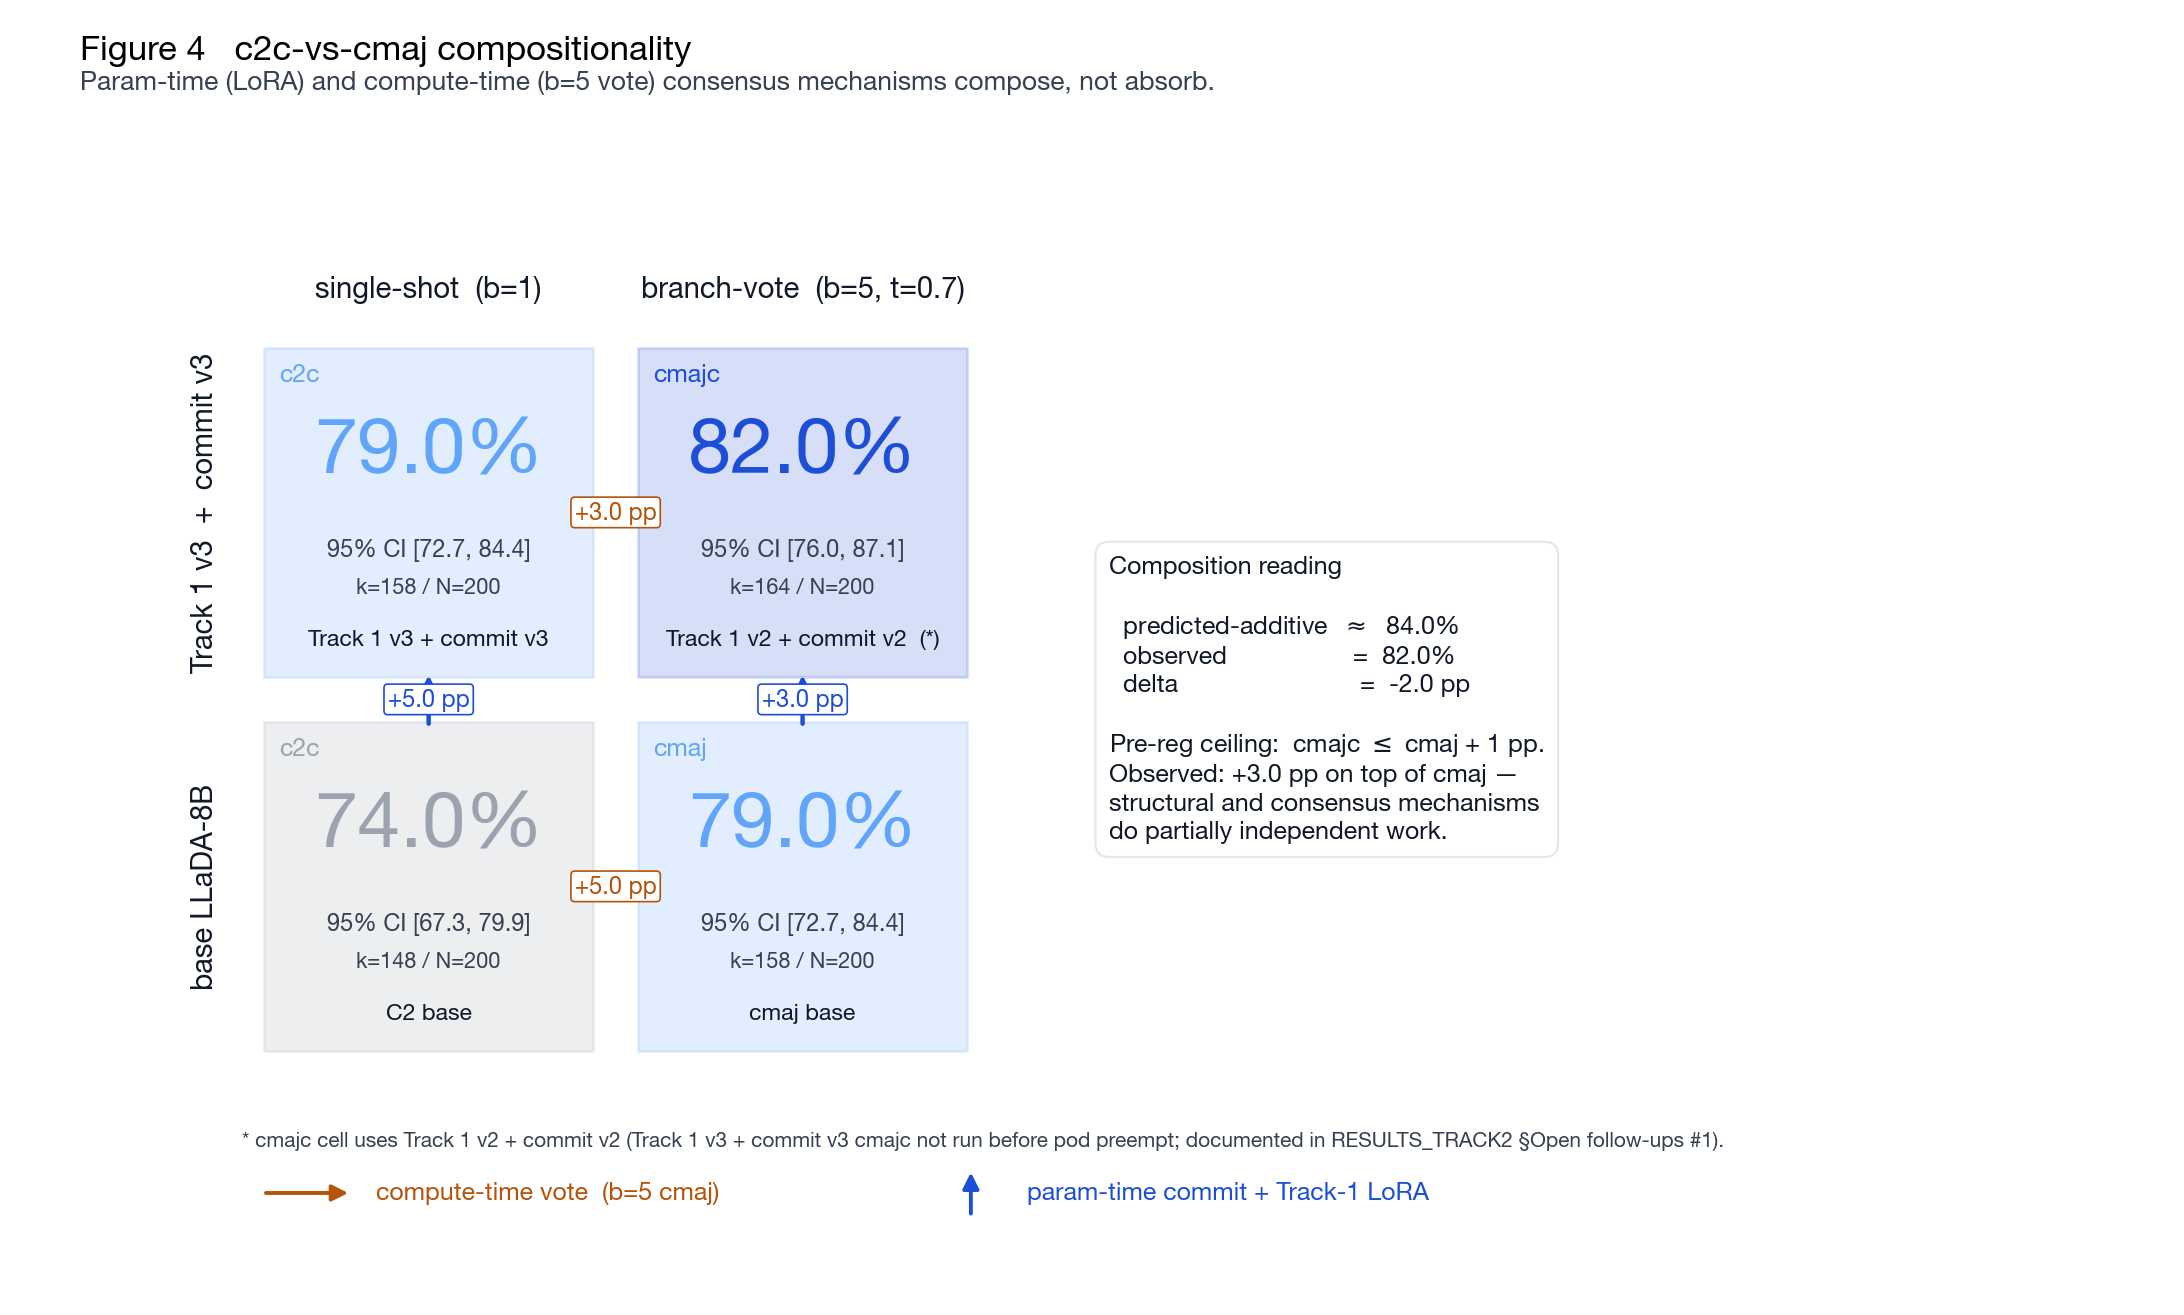

This figure's Python source:
"""Figure 4 (NEW) — c2c-vs-cmaj compositionality 2x2.

Rows  : base LLaDA  /  Track-1-v3 + commit-v3
Cols  : single-shot (c2c)  /  branch-vote b=5 (cmajc)

Four cell values + arrows showing where the compute-time (b=5 vote) and
param-time (commit-LoRA) consensus contributions land. The "double-dip
violation" headline from RESULTS_TRACK2.md (cmajc ≤ cmaj+1 was predicted;
observed +3 pp) is annotated as a positive composition finding.

Outputs:
  phase2/figures/fig4_compositionality.{png,pdf}
"""

from __future__ import annotations

import sys
from pathlib import Path

import matplotlib.pyplot as plt
import numpy as np
from matplotlib.patches import FancyArrowPatch, Rectangle
from scipy.stats import binomtest

REPO_ROOT = Path(__file__).resolve().parents[2]
HERE = Path(__file__).resolve().parent
sys.path.insert(0, str(HERE))
from palette import PALETTE  # noqa: E402

plt.style.use(str(HERE / "sfumato.mplstyle"))

OUT_DIR = HERE
RNG_SEED = 0
N = 200

# ---------------------------------------------------------------------------
# Cell data — k counts (binom_ci.HEADLINE) + RESULTS_TRACK2.md table
# ---------------------------------------------------------------------------
# Note: cmajc-v3 (Track 1 v3 + commit v3) was not run before pod preempt;
# we use the v2-commit cmajc number (164/200 = 82.0%) as the closest
# documented Track-1+commit b=5 figure, with a footnote in caption.
CELLS = {
    ("base",  "single"): {"k": 148, "label": "C2 base",                            "metric": "c2c"},    # 74.0%
    ("base",  "vote"):   {"k": 158, "label": "cmaj base",                          "metric": "cmaj"},   # 79.0%
    ("track", "single"): {"k": 158, "label": "Track 1 v3 + commit v3",             "metric": "c2c"},    # 79.0%
    ("track", "vote"):   {"k": 164, "label": "Track 1 v2 + commit v2  (*)",        "metric": "cmajc"},  # 82.0%
}

ROW_LABELS = ["base LLaDA-8B", "Track 1 v3  +  commit v3"]
COL_LABELS = ["single-shot  (b=1)", "branch-vote  (b=5, t=0.7)"]
ROW_KEYS = ["base", "track"]
COL_KEYS = ["single", "vote"]


def cp_ci(k: int, n: int) -> tuple[float, float, float]:
    r = binomtest(k, n).proportion_ci(method="exact")
    return 100 * k / n, 100 * r.low, 100 * r.high


def draw() -> None:
    np.random.seed(RNG_SEED)

    fig, ax = plt.subplots(figsize=(11.0, 6.6))

    # Cell coordinates: cells laid out on a unit grid; cell centres at
    # (col + 0.5, row + 0.5). row=0 is *bottom* (base) so the visual
    # "up" direction is the param-time axis.
    cell_w, cell_h = 1.0, 1.0
    pad = 0.06

    # Compute pcts, find max for normalising fill
    cell_data = {}
    for r_i, r in enumerate(ROW_KEYS):
        for c_i, c in enumerate(COL_KEYS):
            spec = CELLS[(r, c)]
            v, lo, hi = cp_ci(spec["k"], N)
            cell_data[(r_i, c_i)] = (v, lo, hi, spec)

    # Draw the 4 cells as rounded rectangles. Colour = cool ramp keyed
    # to accuracy bin so the eye reads "more blue = better".
    def shade_for(v):
        # <76 base, <80.5 v2, >=80.5 v3
        if v < 76:
            return PALETTE.base
        elif v < 80.5:
            return PALETTE.v2
        else:
            return PALETTE.v3

    for (r_i, c_i), (v, lo, hi, spec) in cell_data.items():
        x0, y0 = c_i + pad, r_i + pad
        w = cell_w - 2 * pad
        h = cell_h - 2 * pad
        col = shade_for(v)
        rect = Rectangle(
            (x0, y0), w, h,
            facecolor=col, alpha=0.18,
            edgecolor=col, linewidth=1.0, zorder=1,
        )
        ax.add_patch(rect)

        # Big number — anchored higher so cell text below has clear room.
        ax.text(
            c_i + 0.5, r_i + 0.66, f"{v:.1f}%",
            ha="center", va="center",
            fontsize=28, fontweight="bold", color=col, zorder=3,
        )
        # CI line (one line, fits in cell width)
        ax.text(
            c_i + 0.5, r_i + 0.40,
            f"95% CI [{lo:.1f}, {hi:.1f}]",
            ha="center", va="center", fontsize=8.5, color=PALETTE.sub, zorder=3,
        )
        ax.text(
            c_i + 0.5, r_i + 0.30,
            f"k={spec['k']} / N={N}",
            ha="center", va="center", fontsize=7.8, color=PALETTE.sub, zorder=3,
        )
        # Cell label — italic, anchored at bottom of cell.
        ax.text(
            c_i + 0.5, r_i + 0.16,
            spec["label"],
            ha="center", va="center", fontsize=8.3, color=PALETTE.ink,
            style="italic", zorder=3,
        )
        # Metric tag (top-left of cell)
        ax.text(
            x0 + 0.04, y0 + h - 0.04,
            spec["metric"], ha="left", va="top",
            fontsize=9, color=col, fontweight="semibold", zorder=3,
        )

    # ---- Arrows: compositionality story --------------------------------
    # Arrows live in the inter-cell gutters (the `pad` strips). Vertical
    # arrows are drawn in the gutter ABOVE each column-cell pair; horizontal
    # arrows are drawn in the gutter to the RIGHT of each row-cell pair.
    base_v = cell_data[(0, 0)][0]
    base_vote = cell_data[(0, 1)][0]
    track_v = cell_data[(1, 0)][0]
    track_vote = cell_data[(1, 1)][0]

    # Horizontal arrows (compute-time vote):  span the gutter at x=1.0,
    # mid-cell vertically. Label sits centred on the arrow itself in a
    # small white-bg chip — it never overlaps cell content because the
    # arrow lives in the inter-cell gutter.
    arr_kw = dict(arrowstyle="-|>", color=PALETTE.warn, lw=1.6,
                  mutation_scale=16, zorder=5)
    for r_i, delta in ((0, base_vote - base_v), (1, track_vote - track_v)):
        ax.add_patch(FancyArrowPatch(
            (1.0 - pad - 0.02, r_i + 0.50),
            (1.0 + pad + 0.02, r_i + 0.50),
            **arr_kw,
        ))
        ax.text(
            1.0, r_i + 0.50, f"+{delta:.1f} pp",
            ha="center", va="center", fontsize=8.5, color=PALETTE.warn,
            fontweight="bold", zorder=6,
            bbox=dict(boxstyle="round,pad=0.16", facecolor="white",
                      edgecolor=PALETTE.warn, linewidth=0.6),
        )

    # Vertical arrows (param-time LoRA):  span the gutter at y=1.0,
    # mid-column horizontally.
    v_kw = dict(arrowstyle="-|>", color=PALETTE.v3, lw=1.6,
                mutation_scale=16, zorder=5)
    for c_i, delta in ((0, track_v - base_v), (1, track_vote - base_vote)):
        ax.add_patch(FancyArrowPatch(
            (c_i + 0.50, 1.0 - pad - 0.02),
            (c_i + 0.50, 1.0 + pad + 0.02),
            **v_kw,
        ))
        ax.text(
            c_i + 0.50, 1.0, f"+{delta:.1f} pp",
            ha="center", va="center", fontsize=8.5, color=PALETTE.v3,
            fontweight="bold", zorder=6,
            bbox=dict(boxstyle="round,pad=0.16", facecolor="white",
                      edgecolor=PALETTE.v3, linewidth=0.6),
        )

    # Legend for the arrow colours (drawn under the grid). Use small
    # arrow patches instead of unicode glyphs so every font renders them.
    legend_y = -0.32
    ax.add_patch(FancyArrowPatch(
        (0.05, legend_y), (0.30, legend_y),
        arrowstyle="-|>", color=PALETTE.warn, lw=1.4,
        mutation_scale=12, zorder=6,
    ))
    ax.text(
        0.36, legend_y,
        "compute-time vote  (b=5 cmaj)",
        ha="left", va="center", fontsize=9, color=PALETTE.warn,
        fontweight="semibold",
    )
    ax.add_patch(FancyArrowPatch(
        (1.95, legend_y - 0.07), (1.95, legend_y + 0.07),
        arrowstyle="-|>", color=PALETTE.v3, lw=1.4,
        mutation_scale=12, zorder=6,
    ))
    ax.text(
        2.10, legend_y,
        "param-time commit + Track-1 LoRA",
        ha="left", va="center", fontsize=9, color=PALETTE.v3,
        fontweight="semibold",
    )

    # ---- Composition annotation: are the gains additive? --------------
    # Predicted "no double-dip" was cmajc <= cmaj + 1 pp (param-time
    # gain absorbs into compute-time). Observed: gains compose.
    additive_predicted = base_v + (base_vote - base_v) + (track_v - base_v)  # = base + col + row
    observed = track_vote
    # Right-side prose box with white background so it reads cleanly.
    prose = (
        "Composition reading\n"
        "\n"
        f"  predicted-additive  $\\approx$  {additive_predicted:.1f}%\n"
        f"  observed                  =  {observed:.1f}%\n"
        f"  delta                          =  {observed - additive_predicted:+.1f} pp\n"
        "\n"
        "Pre-reg ceiling:  cmajc $\\leq$ cmaj + 1 pp.\n"
        f"Observed: +{track_vote - base_vote:.1f} pp on top of cmaj —\n"
        "structural and consensus mechanisms\n"
        "do partially independent work."
    )
    ax.text(
        2.32, 1.0, prose,
        ha="left", va="center", fontsize=9.0, color=PALETTE.ink,
        bbox=dict(
            boxstyle="round,pad=0.55", facecolor="white",
            edgecolor=PALETTE.rule, linewidth=0.8,
        ),
        linespacing=1.3,
    )

    # ---- Row / col labels ----------------------------------------------
    for r_i, lab in enumerate(ROW_LABELS):
        ax.text(
            -0.06, r_i + 0.5, lab,
            ha="right", va="center", fontsize=10.5, color=PALETTE.ink,
            fontweight="semibold", rotation=90,
        )
    for c_i, lab in enumerate(COL_LABELS):
        ax.text(
            c_i + 0.5, 2.06, lab,
            ha="center", va="bottom", fontsize=10.5, color=PALETTE.ink,
            fontweight="semibold",
        )

    # Footnote
    ax.text(
        0.0, -0.18,
        "* cmajc cell uses Track 1 v2 + commit v2 (Track 1 v3 + commit v3 cmajc not "
        "run before pod preempt; documented in RESULTS_TRACK2 §Open follow-ups #1).",
        ha="left", va="center", fontsize=7.5, color=PALETTE.sub, style="italic",
    )

    # Tidy axes
    ax.set_xlim(-0.55, 5.10)
    ax.set_ylim(-0.55, 2.30)
    ax.set_aspect("equal")
    ax.set_xticks([])
    ax.set_yticks([])
    for spine in ax.spines.values():
        spine.set_visible(False)
    ax.grid(False)

    fig.suptitle(
        "Figure 4   c2c-vs-cmaj compositionality",
        fontsize=12.5, x=0.04, ha="left", y=0.965, fontweight="semibold",
    )
    fig.text(
        0.04, 0.92,
        "Param-time (LoRA) and compute-time (b=5 vote) consensus mechanisms "
        "compose, not absorb.",
        fontsize=9.5, color=PALETTE.sub, ha="left", va="bottom",
    )

    fig.tight_layout(rect=(0.0, 0.0, 1.0, 0.90))
    for ext in ("pdf", "png"):
        out = OUT_DIR / f"fig4_compositionality.{ext}"
        fig.savefig(out)
        print(f"  wrote {out.relative_to(REPO_ROOT)}")
    plt.close(fig)


def main() -> int:
    draw()
    return 0


if __name__ == "__main__":
    raise SystemExit(main())
